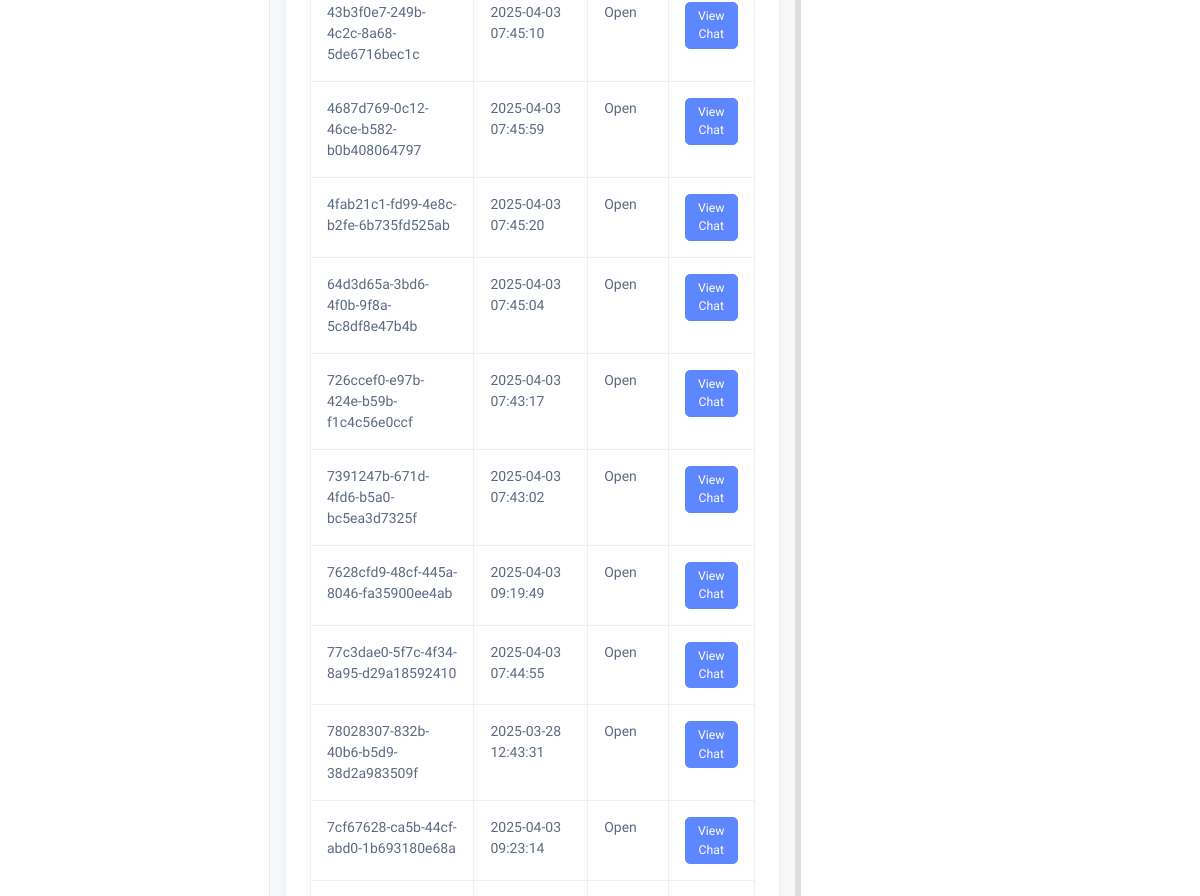
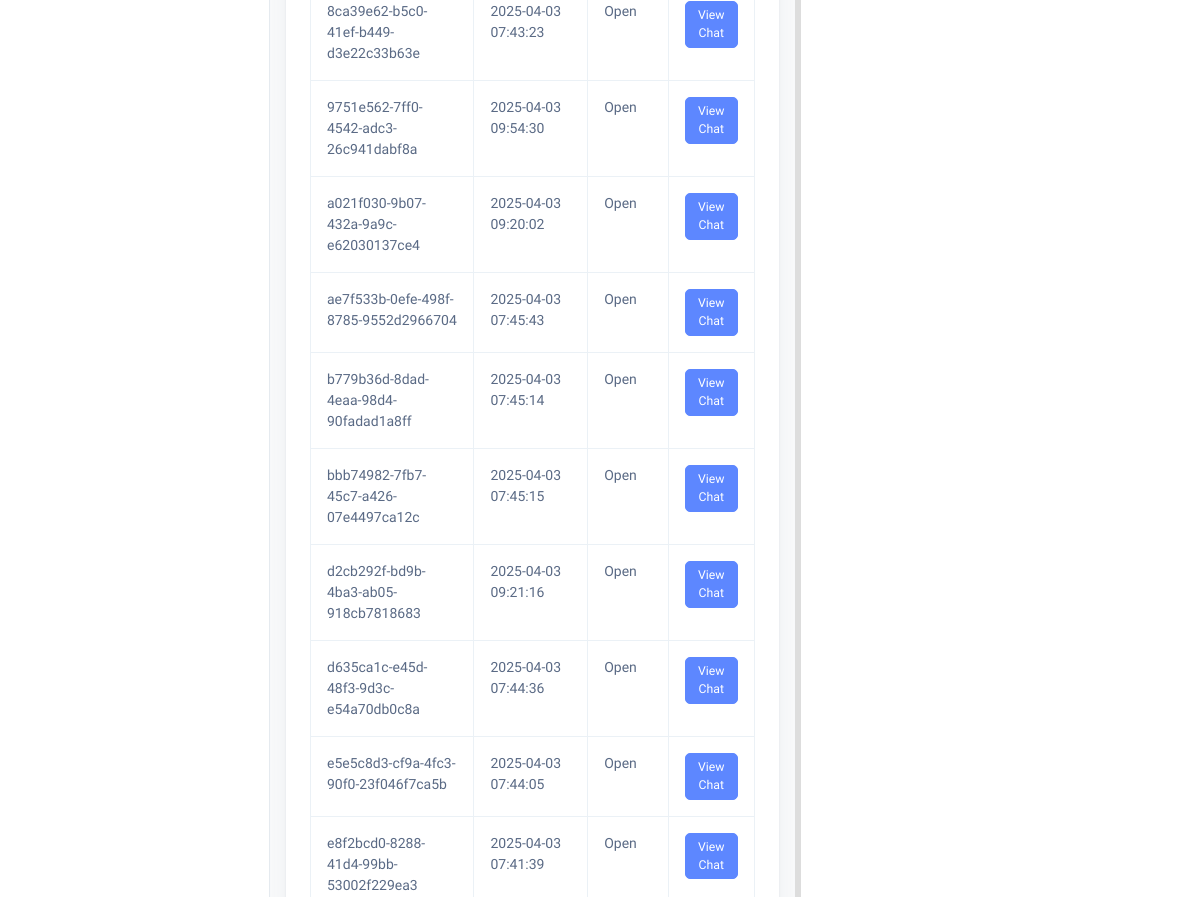
Before: /companies/20/sessions/ (middle part) with the older database file (2 pictures, top to bottom).
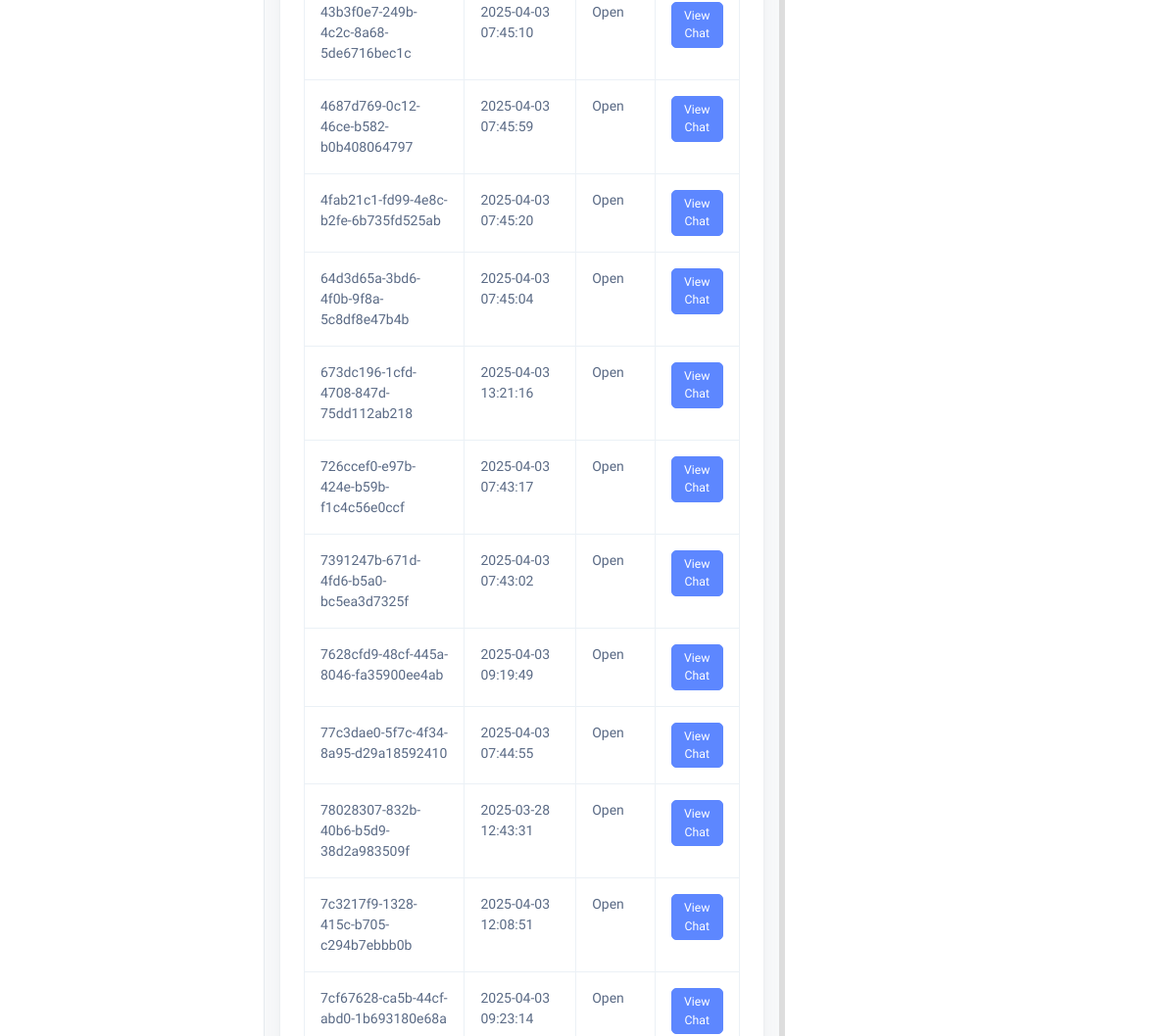
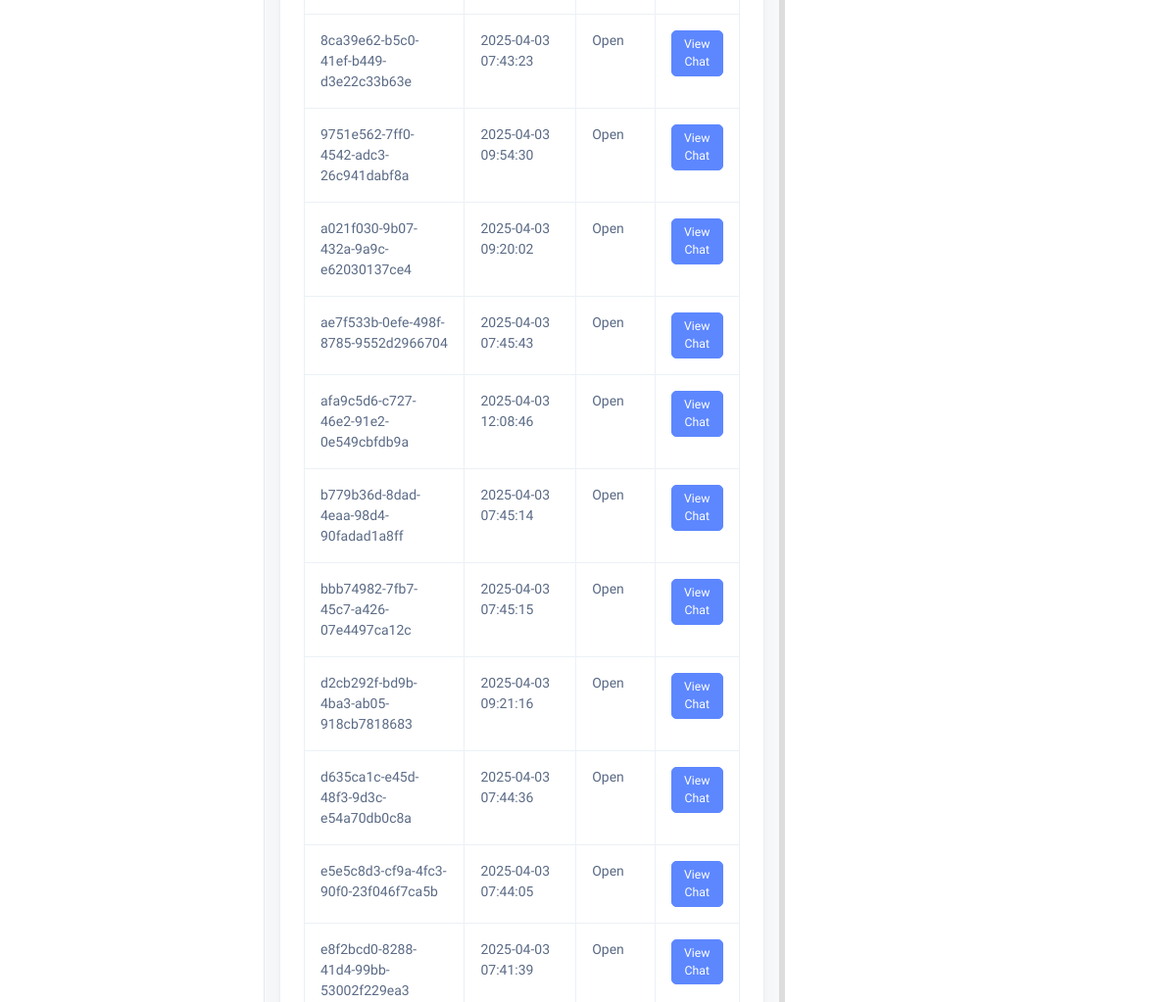
After: the same page with the newer database file (2 pictures, top to bottom).
### chatbot/models.py (models this page shows, shortened)
class ChatHistory(models.Model):
    session_id = models.CharField(max_length=255)
    company = models.ForeignKey(Company, on_delete=models.CASCADE)
    user_message = models.TextField()
    bot_response = models.TextField()
    timestamp = models.DateTimeField(auto_now_add=True)
    status = models.CharField(max_length=20, choices=[('Open', 'Open'), ('Completed', 'Completed')], default='Open')

### chatbot/views.py (the view)
# urls.py: path('companies/<int:company_id>/sessions/', views.company_sessions, name='company_sessions'),
def company_sessions(request, company_id):
    company = get_object_or_404(Company, id=company_id)
    sessions = (
        ChatHistory.objects.filter(company=company)
        .values("session_id")
        .annotate(
            last_interaction=Max(
                "timestamp"
            ),  # Get the latest timestamp for each session
            chat_status=Max(
                "status"
            ),  # Assuming you have a 'status' field in ChatHistory
        )
    )
    return render(
        request, "chatbot/chats.html", {"company": company, "sessions": sessions}
    )

### chatbot/templates/chatbot/chats.html (shortened to what this page needs)
<!DOCTYPE html>
<html lang="en">
  {% load static %}
  {% include 'chatbot/include/head.html' %}
  <body>
    <div class="page-wrapper" id="main-wrapper" data-layout="vertical" data-navbarbg="skin6" data-sidebartype="full" data-sidebar-position="fixed" data-header-position="fixed">
      {% include 'chatbot/include/aside.html' %}
      <div class="body-wrapper">
        <div class="main-container">
          <div class="left-column">
            <div class="row p-2">
              <div class="card p-4">
                <table class="table table-bordered table-hover">
                  <tbody>
                    {% for session in sessions %}
                      <tr>
                        <td>{{ session.session_id }}</td>
                        <td>{{ session.last_interaction|date:'Y-m-d H:i:s' }}</td>
                        <td>{{ session.chat_status }}</td>
                        <td>
                          <a href="{% url 'session_chat' session.session_id %}" class="btn btn-sm btn-primary">View Chat</a>
                        </td>
                      </tr>
                    {% empty %}
                      <tr>
                        <td colspan="4" class="text-center text-muted">No chat sessions found</td>
                      </tr>
                    {% endfor %}
                  </tbody>
                </table>
              </div>
            </div>
          </div>
          {% include 'chatbot/include/main-sellmate.html' %}
        </div>
      </div>
    </div>
  </body>
</html>

Changed rows visible on the page:
added ChatHistory: session_id "673dc196-1cfd-4708-847d-75dd112ab218", last_interaction "2025-04-03 13:21:16", chat_status "Open"
added ChatHistory: session_id "7c3217f9-1328-415c-b705-c294b7ebbb0b", last_interaction "2025-04-03 12:08:51", chat_status "Open"
added ChatHistory: session_id "afa9c5d6-c727-46e2-91e2-0e549cbfdb9a", last_interaction "2025-04-03 12:08:46", chat_status "Open"
